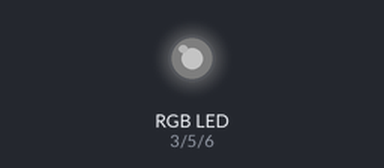
The sketch below on a simulated Arduino Uno, built with avr-gcc and run on an emulated ATmega328P. Parts: an RGB LED mixed from three pins (HIGH = lit). Dim RGB values are drawn brighter than linear.

Above: at 0.05 s.
At 0.65 s:
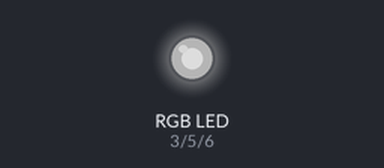
At 1.3 s:
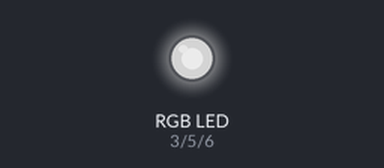
At 1.9 s:
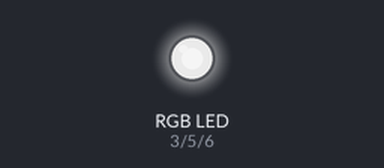
At 2.55 s:
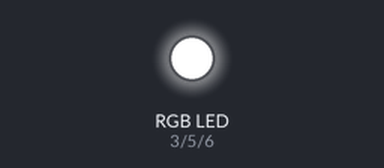
Timing chart, 0 to 5.9 s (numbered marks = the images above):
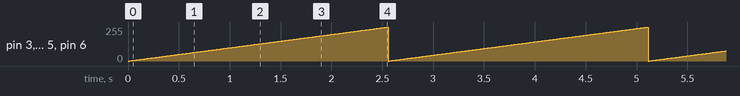

The sketch:

241008_3_3colorLED.ino
```cpp
const int R_PIN = 3;
const int G_PIN = 5;
const int B_PIN = 6;

void setup() {
  // put your setup code here, to run once:

}

void loop() {
  // put your main code here, to run repeatedly:
  for (int i = 0; i < 255; i++) {
    analogWrite(R_PIN, i);
    analogWrite(G_PIN, i);
    analogWrite(B_PIN, i);
    delay(10);
  }
}
```

Measured:
- by itself, pin 3 (R_PIN), pin 5 (G_PIN), pin 6 (B_PIN): ramps from 0/255 to 254/255 and jumps back, once every 2.6 s
